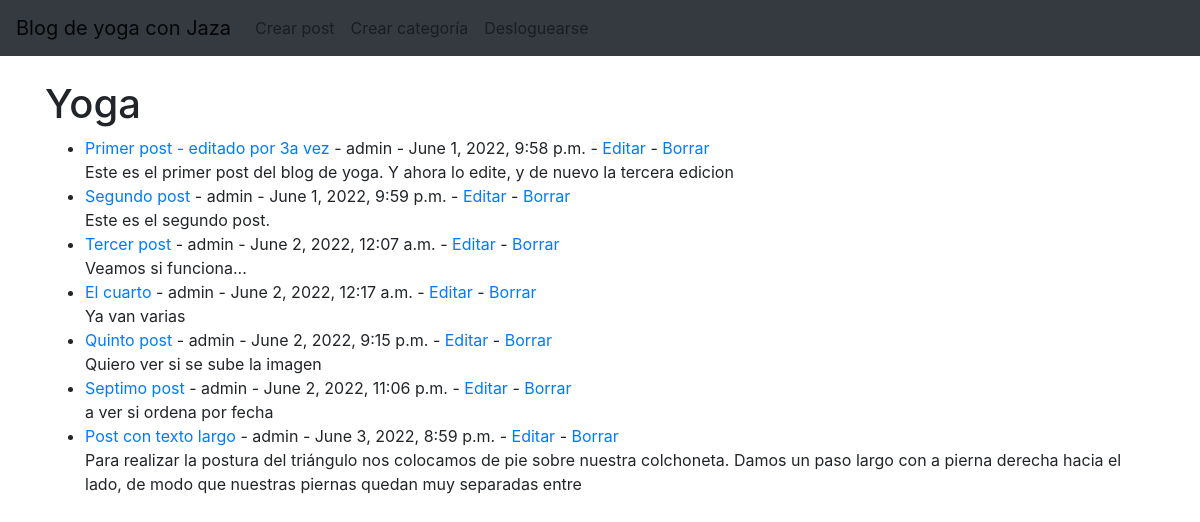
Page /category/yoga/ (signed in) on the committed database.
### AppBlogYoga/models.py (models this page shows, shortened)
class Post(models.Model):
    titulo=models.CharField(max_length=200)
    subtitulo=models.CharField(max_length=200)
    cuerpo=models.TextField()
    autor=models.ForeignKey(User, on_delete=models.CASCADE)
    fecha=models.DateTimeField(auto_now_add=True)
    imagen=models.ImageField(upload_to='blog/', blank=True, null=True)
    categoria=models.CharField(max_length=200, default='yoga')

### AppBlogYoga/views.py (the view)
# urls.py: path('category/<str:cat>/', CategoryView, name='category'),
def CategoryView(request, cat):
    category_posts=Post.objects.filter(categoria=cat)
    return render(request, 'categories.html', {'cat':cat.title(), 'category_posts':category_posts})

### AppBlogYoga/templates/categories.html
{% extends 'padre.html' %}
{% block content %}
{% if category_posts %}
<h1> {{ cat }} </h1>
<ul>
{% for post in category_posts %}
<li><a href="{% url 'detailPost' post.pk %}">{{ post.titulo }}</a>
     - {{ post.autor }} - {{post.fecha}}
    {% if user.is_authenticated %}
    - <a href="{% url 'updatePost' post.pk %}">Editar</a>
    - <a href="{% url 'deletePost' post.pk %}">Borrar</a>
    <br/>
    {% endif %}
    {{ post.cuerpo | slice:":200" | safe }}</li>
{% endfor %}
</ul>
{% else %}
    <h2>Categoría inexistente </h2>
{% endif %}
{% endblock %}

### rows in the picture
Post: titulo "Primer post - editado por 3a vez", autor "admin", fecha "June 1, 2022, 9:58 p.m.", cuerpo "Este es el primer post del blog de yoga. Y ahora lo edite, y de nuevo la tercera edicion"
Post: titulo "Segundo post", autor "admin", fecha "June 1, 2022, 9:59 p.m.", cuerpo "Este es el segundo post."
Post: titulo "Tercer post", autor "admin", fecha "June 2, 2022, 12:07 a.m.", cuerpo "Veamos si funciona..."
Post: titulo "El cuarto", autor "admin", fecha "June 2, 2022, 12:17 a.m.", cuerpo "Ya van varias"
Post: titulo "Quinto post", autor "admin", fecha "June 2, 2022, 9:15 p.m.", cuerpo "Quiero ver si se sube la imagen"
Post: titulo "Septimo post", autor "admin", fecha "June 2, 2022, 11:06 p.m.", cuerpo "a ver si ordena por fecha"
Post: titulo "Post con texto largo", autor "admin", fecha "June 3, 2022, 8:59 p.m.", cuerpo "Para realizar la postura del triángulo nos colocamos de pie sobre nuestra colchoneta. Damos un paso largo con a pierna derecha hacia el lado, de modo que nuestras piernas quedan muy separadas entre"

### other values in the picture
{{ cat }} "Yoga"
